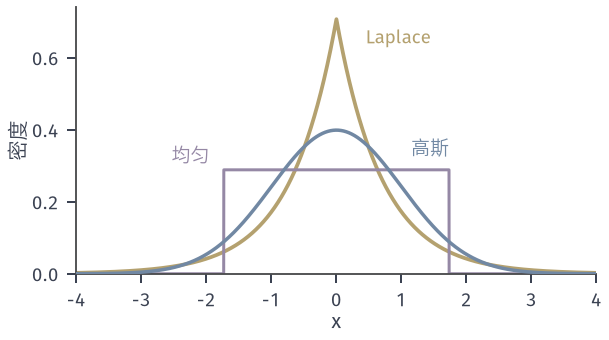

Source code (Python):
"""Three densities with mean 0 and variance 1: Gaussian (blue, h=2.047 bit),
Laplace b=1/sqrt2 (yellow, h=log2(2eb)=1.943 bit), uniform on [-sqrt3,sqrt3] (purple, h=log2(2sqrt3)=1.792 bit).
Entropies also checked by numerical integration."""
from pathlib import Path
import sys
import math
HERE = Path(__file__).resolve().parent
sys.path.insert(0, str(HERE.parent/'rd-common'))
from common import *

x = np.linspace(-4, 4, 4001)
g = npdf(x)
b = 1/math.sqrt(2); lap = np.exp(-np.abs(x)/b)/(2*b)
a = math.sqrt(3); uni = np.where(np.abs(x) <= a, 1/(2*a), 0.)


def ent(f):
    m = f > 0
    return float(-np.trapezoid(np.where(m, f*np.log2(np.where(m, f, 1)), 0), x))


hs = {'gauss': ent(g), 'laplace': ent(lap), 'uniform': ent(uni)}
fig, ax = figure(width_mm=86, height_mm=48)
ax.plot(x, g, color=BLUE, lw=1.4, zorder=3)
ax.plot(x, lap, color=YELLOW, lw=1.5, zorder=2)
ax.plot(x, uni, color=PURPLE, lw=1.2, zorder=2)
lab(ax, 1.15, .33, '高斯', BLUE, ha='left')
lab(ax, .45, .64, 'Laplace', YELLOW, ha='left')
lab(ax, -1.95, .31, '均匀', PURPLE, ha='right')
ax.set_xlim(-4, 4); ax.set_ylim(0, .74)
axlab(ax, '$x$', '密度')
save(fig, HERE, 'figure', {'h_bits_numeric': hs, 'h_gauss_exact': .5*math.log2(2*math.pi*math.e),
                          'h_laplace_exact': math.log2(2*math.e*b), 'h_uniform_exact': math.log2(2*a)})
